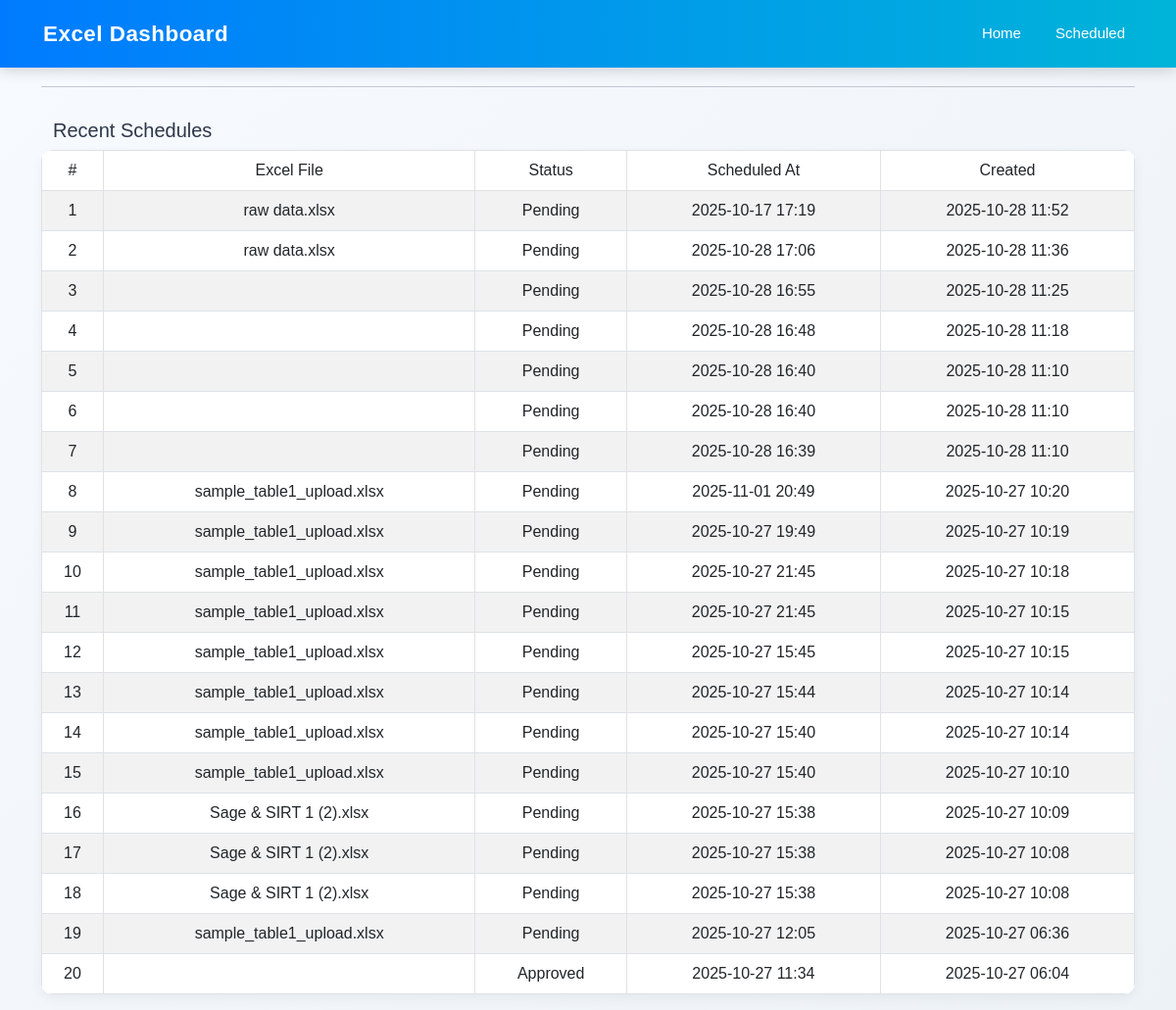
The page /checklist/ on the database as committed earlier.
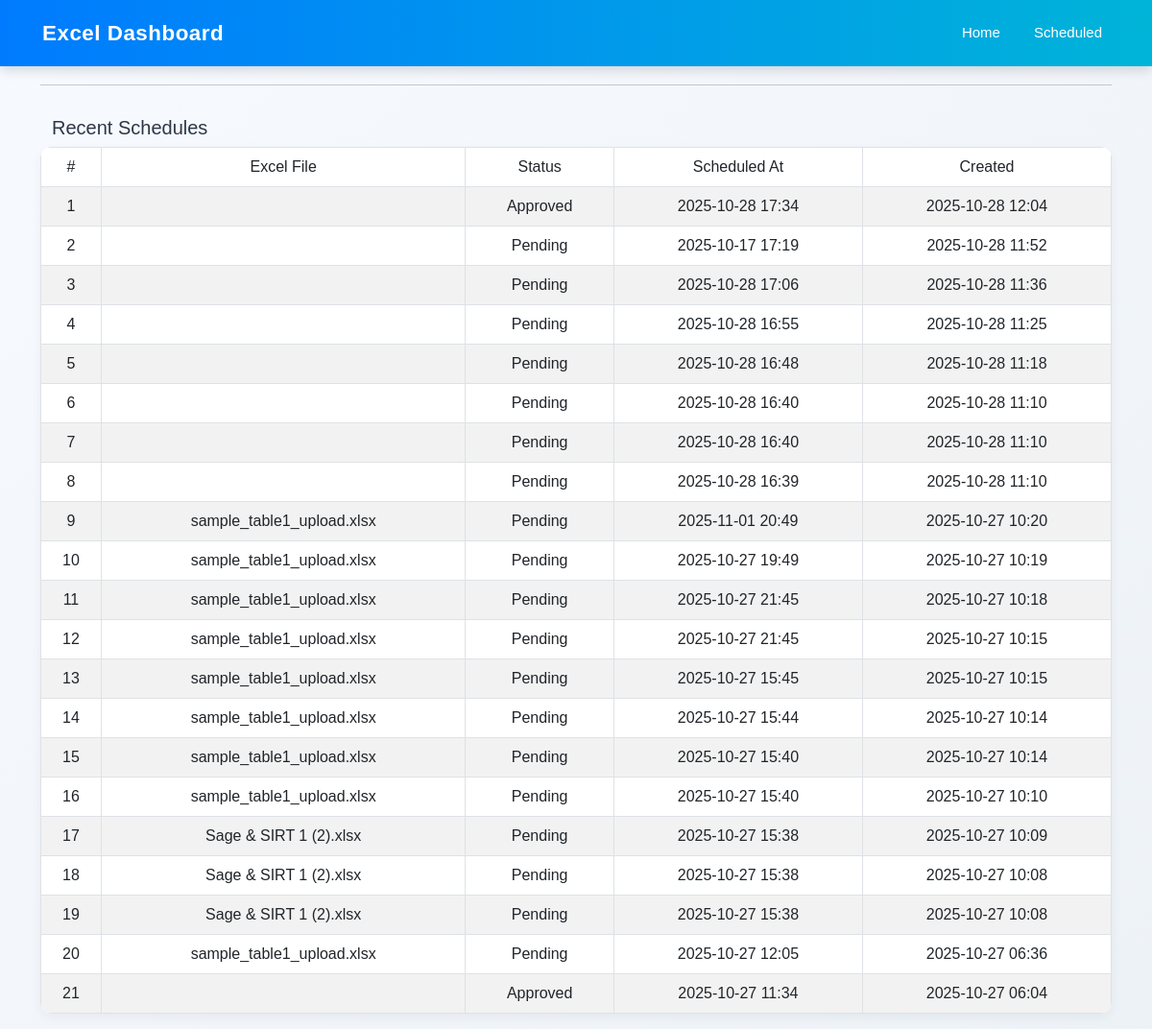
The same page on the database as committed later.
### excel_app/models.py (models this page shows, shortened)
class Checklist(models.Model):
    STATUS_CHOICES = [
        ('pending','Pending'),
        ('approved','Approved'),
        ('rejected','Rejected'),
    ]
    excel = models.ForeignKey(ExcelUpload, on_delete=models.SET_NULL, null=True, blank=True)
    status = models.CharField(max_length=20, choices=STATUS_CHOICES, default='pending')
    note = models.TextField(blank=True)
    scheduled_at = models.DateTimeField()
    created_at = models.DateTimeField(auto_now_add=True)
    objects: "Manager[Checklist]"  # type: ignore

class ExcelUpload(models.Model):
    excel_file = models.FileField(upload_to='uploads/')
    excel_name = models.CharField(max_length=255)
    source = models.CharField(max_length=255, blank=True)
    count = models.PositiveIntegerField(default=0)  # type: ignore
    date_added = models.DateTimeField(auto_now_add=True)
    objects: "Manager[ExcelUpload]"  # type: ignore

### excel_app/views.py (the view, shortened to what this page needs)
# urls.py: path('checklist/', views.checklist_view, name='checklist'),
def checklist_view(request, excel_id=None):  # type: ignore
    excel_files = ExcelUpload.objects.all().order_by('-date_added')  # type: ignore
    selected_excel = None  # type: ignore
    contacts = None
    note = ''
    schedule = ''
    recent_checklists = Checklist.objects.all().order_by('-created_at')  # type: ignore
    return render(request, 'excel_app/checklist.html', {
        'excel_files': excel_files,
        'selected_excel': selected_excel,
        'contacts': contacts,
        'note': note,
        'schedule': schedule,
        'recent_checklists': recent_checklists,
    })

### excel_app/templates/excel_app/checklist.html (shortened to what this page needs)
{% extends 'excel_app/base.html' %}
{% block content %}
<div class="container-fluid mt-3">
  <div class="row">
<hr>
<h5 class="mt-3">Recent Schedules</h5>
<table class="table table-bordered table-striped">
  <thead>
    <tr>
      <th>#</th>
      <th>Excel File</th>
      <th>Status</th>
      <th>Scheduled At</th>
      <th>Created</th>
    </tr>
  </thead>
  <tbody>
    {% for c in recent_checklists %}
    <tr>
      <td>{{ forloop.counter }}</td>
      <td>{{ c.excel.excel_name }}</td>
      <td>{{ c.get_status_display }}</td>
      <td>{{ c.scheduled_at|date:"Y-m-d H:i" }}</td>
      <td>{{ c.created_at|date:"Y-m-d H:i" }}</td>
    </tr>
    {% empty %}
    <tr><td colspan="6">No schedules yet.</td></tr>
    {% endfor %}
  </tbody>
</table>
{% endblock %}

### excel_app/templates/excel_app/base.html (shortened to what this page needs)
{% load static %}
<!doctype html>
<html lang="en">
<head>
  <link href="https://cdn.jsdelivr.net/npm/bootstrap@5.3.0/dist/css/bootstrap.min.css" rel="stylesheet">
  <link rel="stylesheet" href="{% static 'excel_app/styles.css' %}">
</head>
<body>
<nav class="navbar navbar-expand-lg navbar-dark bg-primary fixed-top">
  <div class="container-fluid">
    <a class="navbar-brand" href="{% url 'excel_app:table' %}">Excel Dashboard</a>
    <div class="collapse navbar-collapse" id="navmenu">
      <ul class="navbar-nav ms-auto">
        <li class="nav-item"><a class="nav-link" href="{% url 'excel_app:table' %}">Home</a></li>
        <li class="nav-item"><a class="nav-link" href="{% url 'excel_app:checklist' %}">Scheduled</a></li>
      </ul>
    </div>
  </div>
</nav>
<div class="container mt-5 pt-4">
  {% block content %}{% endblock %}
</div>
</body>
</html>

### excel_app/static/excel_app/styles.css (style rules this page uses)
body { background: linear-gradient(135deg, #f7faff 0%, #edf2f7 100%); font-family: 'Inter', 'Poppins', sans-serif; color: #2d3748; margin: 0; padding: 0; }
.table { border-radius: 12px; overflow: hidden; background-color: white; box-shadow: 0 4px 12px rgba(0,0,0,0.05); }
td, th { vertical-align: middle !important; text-align: center; }
nav.navbar { background: #ffffff; box-shadow: 0 4px 12px rgba(0,0,0,0.06); padding: 0.8rem 1.5rem; }
nav.navbar { background: linear-gradient(90deg, #007bff, #00b4d8); box-shadow: 0 4px 12px rgba(0,0,0,0.15); padding: 0.8rem 2rem; }
.navbar-brand { font-weight: 700; font-size: 1.4rem; color: white !important; letter-spacing: 0.5px; }
.navbar-nav { margin-left: auto; display: flex; align-items: center; gap: 1.2rem; }
.nav-link { color: white !important; font-weight: 500; font-size: 15px; position: relative; transition: all 0.3s ease; }
.nav-link::after { content: ''; position: absolute; bottom: -5px; left: 0; width: 0%; height: 2px; background: #ffffff; transition: width 0.3s ease; }
.navbar-collapse { justify-content: flex-end; }

### excel_app/templates/excel_app/checklist.html (style rules this page uses)
body { font-family: "Poppins", sans-serif; background-color: #f4f6f9; }
table { background: white; border-radius: 10px; overflow: hidden; }
th { background-color: #007bff; color: white; font-weight: 500; }
td { vertical-align: middle !important; }

Rows that differ between the two databases and show on the page:
added Checklist: status "Approved", scheduled_at "2025-10-28 17:34", created_at "2025-10-28 12:04"
changed Checklist (number 2 of 21 on the later page): excel.excel_name "raw data.xlsx" → (not shown)
changed Checklist (number 3 of 21 on the later page): excel.excel_name "raw data.xlsx" → (not shown)
